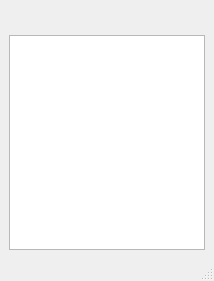
<?xml version="1.0" encoding="UTF-8"?>
<ui version="4.0">
 <class>MainWindow</class>
 <widget class="QMainWindow" name="MainWindow">
  <property name="geometry">
   <rect>
    <x>0</x>
    <y>0</y>
    <width>214</width>
    <height>281</height>
   </rect>
  </property>
  <property name="windowTitle">
   <string>Play list</string>
  </property>
  <widget class="QWidget" name="centralwidget">
   <layout class="QGridLayout" name="gridLayout">
    <item row="0" column="0">
     <layout class="QHBoxLayout" name="horizontalLayout">
      <item>
       <widget class="QPushButton" name="pushButton_Delete">
        <property name="maximumSize">
         <size>
          <width>30</width>
          <height>30</height>
         </size>
        </property>
        <property name="styleSheet">
         <string notr="true">border-radius: 50%;

</string>
        </property>
        <property name="text">
         <string/>
        </property>
        <property name="icon">
         <iconset>
          <normaloff>../Icons/delete.png</normaloff>../Icons/delete.png</iconset>
        </property>
        <property name="iconSize">
         <size>
          <width>50</width>
          <height>50</height>
         </size>
        </property>
       </widget>
      </item>
      <item>
       <widget class="QPushButton" name="pushButton_Add">
        <property name="maximumSize">
         <size>
          <width>30</width>
          <height>30</height>
         </size>
        </property>
        <property name="styleSheet">
         <string notr="true">border-radius: 50%;

</string>
        </property>
        <property name="text">
         <string/>
        </property>
        <property name="icon">
         <iconset>
          <normaloff>../Icons/add.png</normaloff>../Icons/add.png</iconset>
        </property>
        <property name="iconSize">
         <size>
          <width>50</width>
          <height>50</height>
         </size>
        </property>
       </widget>
      </item>
      <item>
       <spacer name="horizontalSpacer">
        <property name="orientation">
         <enum>Qt::Horizontal</enum>
        </property>
        <property name="sizeHint" stdset="0">
         <size>
          <width>40</width>
          <height>20</height>
         </size>
        </property>
       </spacer>
      </item>
      <item>
       <widget class="QPushButton" name="pushButton_Close">
        <property name="maximumSize">
         <size>
          <width>30</width>
          <height>30</height>
         </size>
        </property>
        <property name="styleSheet">
         <string notr="true">border-radius: 50%;

</string>
        </property>
        <property name="text">
         <string/>
        </property>
        <property name="icon">
         <iconset>
          <normaloff>../Icons/Close.png</normaloff>../Icons/Close.png</iconset>
        </property>
        <property name="iconSize">
         <size>
          <width>50</width>
          <height>50</height>
         </size>
        </property>
       </widget>
      </item>
     </layout>
    </item>
    <item row="1" column="0">
     <widget class="QListWidget" name="listWidget"/>
    </item>
   </layout>
  </widget>
  <widget class="QMenuBar" name="menubar">
   <property name="geometry">
    <rect>
     <x>0</x>
     <y>0</y>
     <width>214</width>
     <height>21</height>
    </rect>
   </property>
  </widget>
  <widget class="QStatusBar" name="statusbar"/>
 </widget>
 <resources/>
 <connections/>
</ui>
